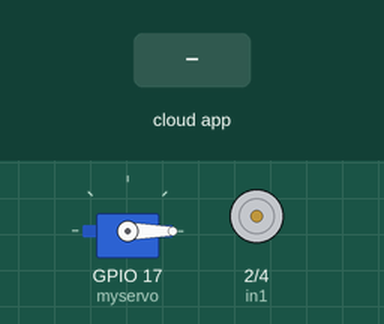
Bench run of a sketch on a simulated ESP32. Shown: servo, motor-driver pin pairs drawn as motors (green arrow = first pin HIGH = forward, orange = second pin HIGH = backward, longer = more drive). The inputs (shaded band) are chosen by the test bench. WiFi joins after 1.5 s; servers stay silent unless stated; what the sketch prints to the serial monitor is not drawn.

Above: at 2.7 s.
2.8 s: the phone or cloud app sets Yellow.Bulb to 0
At 4.2 s:
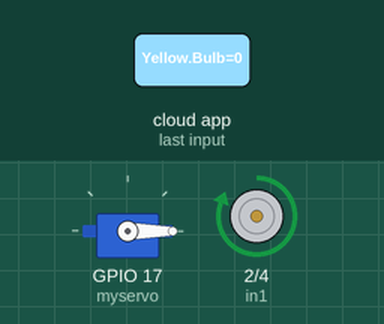
5.8 s: the phone or cloud app sets Yellow.Bulb to 255
At 6.4 s:
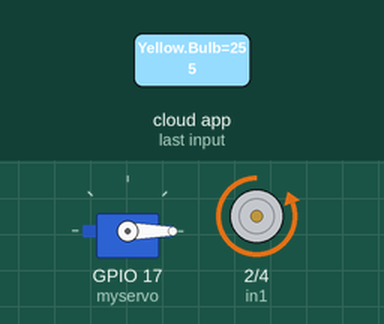
Timing chart, 0 to 9.8 s (numbered marks = the images above; inputs shaded):
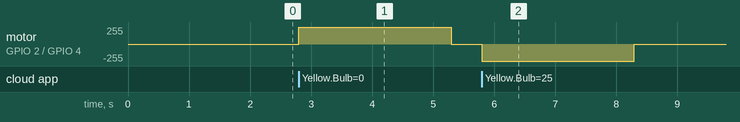

Measured:
- after the input at 2.8 s, motor on GPIO 2 (in1) / GPIO 4 (in2): stopped → forward 255/255 at once, → stopped 2.5 s later
- after the input at 5.8 s, motor on GPIO 2 (in1) / GPIO 4 (in2): stopped → backward 255/255 at once, → stopped 2.5 s later

The sketch:

Curtain.ino
```cpp
#include <ESP32Servo.h>
#ifdef ARDUINO_ARCH_ESP32
#include <WiFi.h>
#else
#include <ESP8266WiFi.h>
#endif
#include <Espalexa.h>


#define R1 16
#define R2 18
#define in1 2 //L298n Motor Driver pins.
#define in2 4
#define R4 22
Servo myservo;
// prototypes
boolean connectWifi();

//callback functions
void firstLightChanged(uint8_t brightness);
void secondLightChanged(uint8_t brightness);
void thirdLightChanged(uint8_t brightness);
void fourthLightChanged(uint8_t brightness);

// Change this!!

// WiFi Credentials
const char* ssid = "TP-LINK_2898";
const char* password = "193599777";

// device names
String Device_1_Name = "Office light";
String Device_2_Name = "Studio light";
String Device_3_Name = "Yellow Bulb";
String Device_4_Name = "Red bulb";

boolean wifiConnected = false;

Espalexa espalexa;

void setup()
{
  Serial.begin(115200);
  myservo.attach(17, 0, 90);
  myservo.write(0);

  pinMode(R1, OUTPUT);
  pinMode(R2, OUTPUT);
  pinMode(in1, OUTPUT);
  pinMode(in2, OUTPUT);
  pinMode(R4, OUTPUT);

  // Initialise wifi connection
  wifiConnected = connectWifi();

  if (wifiConnected)
  {

    // Define your devices here.
    espalexa.addDevice(Device_1_Name, firstLightChanged); //simplest definition, default state off
    espalexa.addDevice(Device_2_Name, secondLightChanged);
    espalexa.addDevice(Device_3_Name, thirdLightChanged);
    espalexa.addDevice(Device_4_Name, fourthLightChanged);

    espalexa.begin();

  }

  else
  {
    while (1)
    {
      Serial.println("Cannot connect to WiFi. Please check data and reset the ESP.");
      delay(2500);
    }
  }

}

void loop()
{
  espalexa.loop();
  delay(1);
}

//our callback functions
void firstLightChanged(uint8_t brightness)
{
  //Control the device
  if (brightness)
  {
    if (brightness == 255)
    {
      digitalWrite(R1, HIGH);
      Serial.println("Device1 ON");
    }
    //Serial.print("ON, brightness ");
    //Serial.println(brightness);
  }
  else
  {
    digitalWrite(R1, LOW);
    Serial.println("Device1 OFF");
  }
}

void secondLightChanged(uint8_t brightness)
{

  //Control the device
  if (brightness)
  {
    if (brightness == 255)
    {
      digitalWrite(R2, HIGH);
      Serial.println("Device2 ON");
    }
    //Serial.print("ON, brightness ");
    //Serial.println(brightness);
  }
  else
  {
    digitalWrite(R2, LOW);
    Serial.println("Device2 OFF");
  }
}

void thirdLightChanged(uint8_t brightness)
{

  //Control the device
  if (brightness)
  {
    if (brightness == 255)
    {
      digitalWrite(in1, LOW);
      digitalWrite(in2, HIGH);
      delay(2500);
      Serial.println("Curtain opened");
      digitalWrite(in1, LOW);
      digitalWrite(in2, LOW);


    }
    //Serial.print("ON, brightness ");
    //Serial.println(brightness);
  }

  else
  {
    digitalWrite(in1, HIGH);
    digitalWrite(in2, LOW);
    delay(2500);
    Serial.println("Curtain opened");
    digitalWrite(in1, LOW);
    digitalWrite(in2, LOW);
  }
}

void fourthLightChanged(uint8_t brightness)
{

  //Control the device
  if (brightness)
  {

    if (brightness == 255)
    {
      digitalWrite(R4, LOW);
      Serial.println("Device1 ON");
    }
    //Serial.print("ON, brightness ");
    //Serial.println(brightness);
  }
  else
  {
    digitalWrite(R4, HIGH);
    Serial.println("Device1 ON");
  }
}

// connect to wifi – returns true if successful or false if not
boolean connectWifi()
{
  boolean state = true;
  int i = 0;

  WiFi.mode(WIFI_STA);
  WiFi.begin(ssid, password);
  Serial.println("");
  Serial.println("Connecting to WiFi");

  // Wait for connection
  Serial.print("Connecting...");
  while (WiFi.status() != WL_CONNECTED) {
    delay(500);
    Serial.print(".");
    if (i > 20) {
      state = false; break;
    }
    i++;
  }
  Serial.println("");
  if (state) {
    Serial.print("Connected to ");
    Serial.println(ssid);
    Serial.print("IP address: ");
    Serial.println(WiFi.localIP());
  }
  else {
    Serial.println("Connection failed.");
  }
  return state;
}
```
